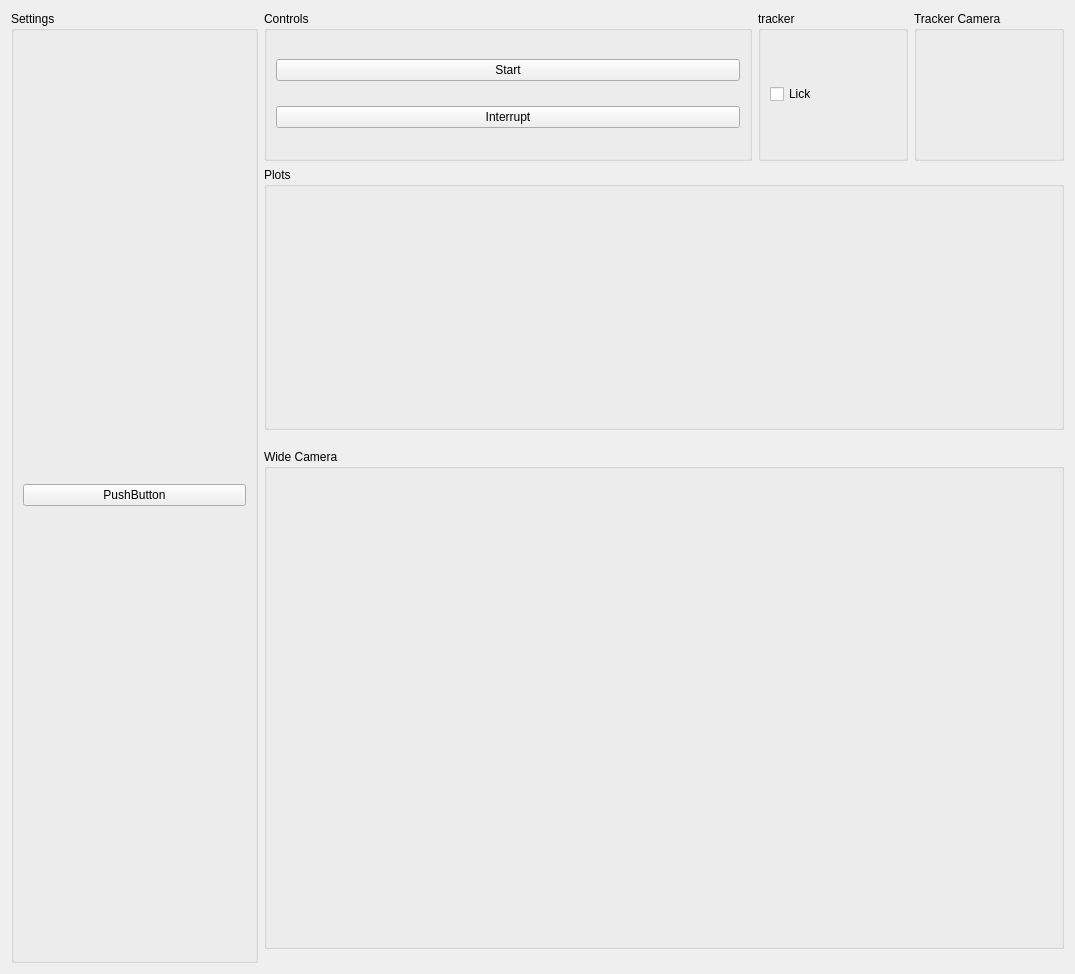
<?xml version="1.0" encoding="UTF-8"?>
<ui version="4.0">
 <class>Form</class>
 <widget class="QWidget" name="Form">
  <property name="geometry">
   <rect>
    <x>0</x>
    <y>0</y>
    <width>1075</width>
    <height>974</height>
   </rect>
  </property>
  <property name="windowTitle">
   <string>Form</string>
  </property>
  <property name="autoFillBackground">
   <bool>false</bool>
  </property>
  <property name="styleSheet">
   <string notr="true"/>
  </property>
  <layout class="QGridLayout" name="gridLayout_2" rowstretch="0,0,0,0">
   <item row="2" column="1" rowspan="2" colspan="3">
    <widget class="QGroupBox" name="wide_cam_groupBox">
     <property name="sizePolicy">
      <sizepolicy hsizetype="Fixed" vsizetype="Fixed">
       <horstretch>0</horstretch>
       <verstretch>0</verstretch>
      </sizepolicy>
     </property>
     <property name="minimumSize">
      <size>
       <width>800</width>
       <height>500</height>
      </size>
     </property>
     <property name="maximumSize">
      <size>
       <width>800</width>
       <height>500</height>
      </size>
     </property>
     <property name="styleSheet">
      <string notr="true"/>
     </property>
     <property name="title">
      <string>Wide Camera</string>
     </property>
     <layout class="QVBoxLayout" name="verticalLayout_3"/>
    </widget>
   </item>
   <item row="0" column="2">
    <widget class="QGroupBox" name="tracker_groupBox">
     <property name="sizePolicy">
      <sizepolicy hsizetype="Fixed" vsizetype="Fixed">
       <horstretch>0</horstretch>
       <verstretch>0</verstretch>
      </sizepolicy>
     </property>
     <property name="minimumSize">
      <size>
       <width>150</width>
       <height>150</height>
      </size>
     </property>
     <property name="maximumSize">
      <size>
       <width>150</width>
       <height>150</height>
      </size>
     </property>
     <property name="baseSize">
      <size>
       <width>0</width>
       <height>0</height>
      </size>
     </property>
     <property name="styleSheet">
      <string notr="true"/>
     </property>
     <property name="title">
      <string>tracker</string>
     </property>
     <layout class="QVBoxLayout" name="verticalLayout_4">
      <item>
       <widget class="QCheckBox" name="lick_checkBox">
        <property name="enabled">
         <bool>true</bool>
        </property>
        <property name="text">
         <string>Lick</string>
        </property>
        <property name="checkable">
         <bool>true</bool>
        </property>
       </widget>
      </item>
     </layout>
    </widget>
   </item>
   <item row="0" column="3">
    <widget class="QGroupBox" name="track_cam_groupBox">
     <property name="sizePolicy">
      <sizepolicy hsizetype="Fixed" vsizetype="Fixed">
       <horstretch>0</horstretch>
       <verstretch>0</verstretch>
      </sizepolicy>
     </property>
     <property name="minimumSize">
      <size>
       <width>150</width>
       <height>150</height>
      </size>
     </property>
     <property name="maximumSize">
      <size>
       <width>150</width>
       <height>150</height>
      </size>
     </property>
     <property name="baseSize">
      <size>
       <width>0</width>
       <height>0</height>
      </size>
     </property>
     <property name="styleSheet">
      <string notr="true"/>
     </property>
     <property name="title">
      <string>Tracker Camera</string>
     </property>
     <layout class="QVBoxLayout" name="verticalLayout_2"/>
    </widget>
   </item>
   <item row="0" column="1">
    <widget class="QGroupBox" name="controls_groupBox">
     <property name="sizePolicy">
      <sizepolicy hsizetype="Minimum" vsizetype="Preferred">
       <horstretch>0</horstretch>
       <verstretch>0</verstretch>
      </sizepolicy>
     </property>
     <property name="styleSheet">
      <string notr="true"/>
     </property>
     <property name="title">
      <string>Controls</string>
     </property>
     <layout class="QGridLayout" name="gridLayout">
      <item row="2" column="0" colspan="2">
       <widget class="QPushButton" name="interrupt_pushButton">
        <property name="styleSheet">
         <string notr="true"/>
        </property>
        <property name="text">
         <string>Interrupt</string>
        </property>
       </widget>
      </item>
      <item row="1" column="0" colspan="2">
       <widget class="QPushButton" name="start_pushButton">
        <property name="styleSheet">
         <string notr="true"/>
        </property>
        <property name="text">
         <string>Start</string>
        </property>
       </widget>
      </item>
     </layout>
    </widget>
   </item>
   <item row="0" column="0" rowspan="4">
    <widget class="QGroupBox" name="settings_groupBox">
     <property name="sizePolicy">
      <sizepolicy hsizetype="Minimum" vsizetype="Preferred">
       <horstretch>0</horstretch>
       <verstretch>0</verstretch>
      </sizepolicy>
     </property>
     <property name="styleSheet">
      <string notr="true"/>
     </property>
     <property name="title">
      <string>Settings</string>
     </property>
     <layout class="QGridLayout" name="gridLayout_3">
      <item row="0" column="0">
       <widget class="QPushButton" name="pushButton">
        <property name="text">
         <string>PushButton</string>
        </property>
       </widget>
      </item>
     </layout>
    </widget>
   </item>
   <item row="1" column="1" colspan="3">
    <widget class="QGroupBox" name="plot_groupBox">
     <property name="title">
      <string>Plots</string>
     </property>
    </widget>
   </item>
  </layout>
 </widget>
 <resources/>
 <connections/>
</ui>
